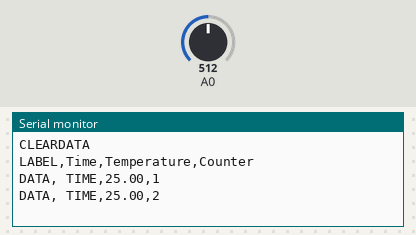
A sketch run on a simulated Arduino Uno, built with avr-gcc and run on an emulated ATmega328P. Parts: the last lines printed to the serial monitor. The test bench sets the inputs (shaded band); at power-on: A0 = 512.

Above: at 6.8 s.
6.9 s: A0 set to 716
At 13.1 s:
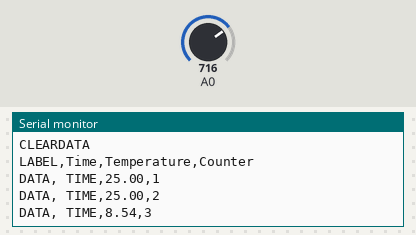
13.6 s: A0 set to 900
At 18.9 s:
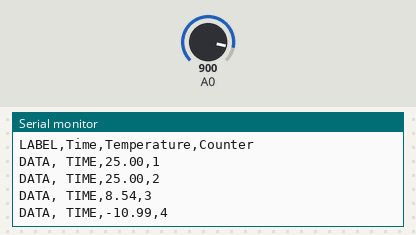
Timing chart, 0 to 20.4 s (numbered marks = the images above; inputs shaded):
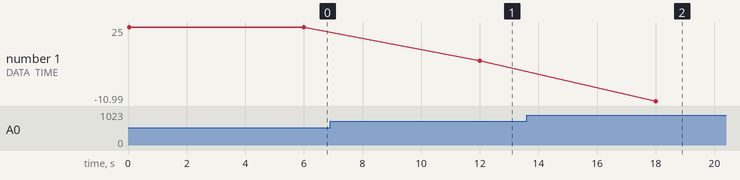

The sketch:

sketch_9.ino
```cpp
#include <math.h>
int minute=1;
int row_excel = 0; // количество строк
int test = 123; // тестовая переменная, которая будет передана excel
int test_2 = 456; // вторая тестовая переменная, которая будет передана excel

#define TERMIST_B 4300
#define VIN 5.0

void setup() {
  Serial.begin  (9600);
  Serial.println("CLEARDATA");
  Serial.println("LABEL,Time,Temperature,Counter"); // заголовки столбцов
}

void loop() {
  row_excel++;
  Serial.print("DATA, TIME,");
// вычисляем температуру в °С с помощью магической формулы.
// Используем при этом не целые числа, а вещественные. Их ещё
// называют числами с плавающей (англ. float) точкой. В
// выражениях с вещественными числами обязательно нужно явно
// указывать дробную часть у всех констант. Иначе дробная
// часть результата будет отброшена
float voltage = analogRead(A0) * VIN / 1024.0;
float r1 = voltage / (VIN - voltage);
float temperature = 1./( 1./(TERMIST_B)*log(r1)+1./(25. + 273.) ) - 273;
// печатаем текущую минуту и температуру, разделяя их табом.
// println переводит курсор на новую строку, а print — нет
Serial.print(temperature);
Serial.print(",");
Serial.println(row_excel);
delay(6000);
// засыпаем на минуту
++minute;
}
```

Measured:
- after the input at 6.9 s, the serial monitor: prints a new line after 5.1 s (image 1)
- after the input at 13.6 s, the serial monitor: prints a new line after 4.4 s (image 2)
- plotted number 1: 25 → 8.54 after the input at 6.9 s, 8.54 → -10.99 after the input at 13.6 s
